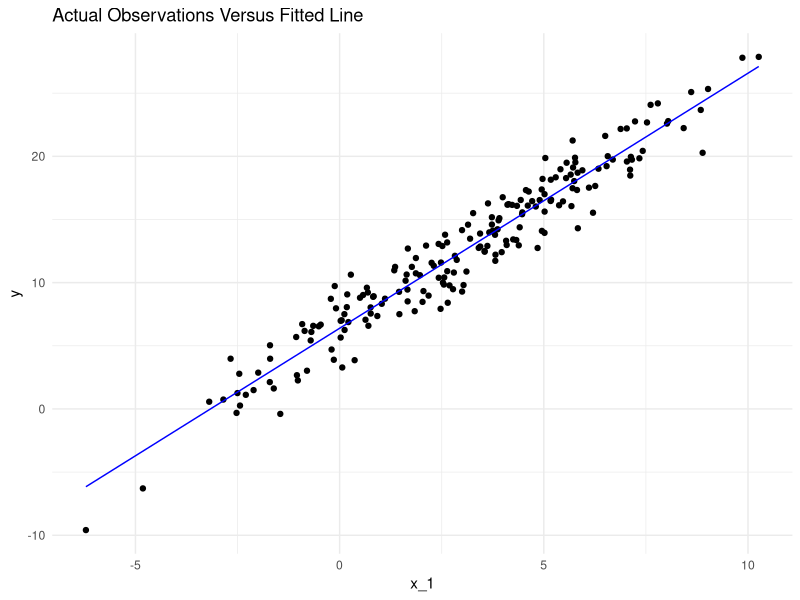

Here is the R script that generated this plot:
BackSolving <- function(B, b){ # Inputs: pxp matrix B and p-length vector b
  p <- length(b) # Number of unknown parameters
  if(p==1){
    x <- b/B # If there is just one equation, the answer is trivial
    x
  }
  else{
    x <- rep(NA, p) # Create a p-length vector x
    i <- p # Start from the last element of x
    while(length(b)>=1){ # The loop will hold until b has been 
                         # reduced to a scalar
      x[i] <- b[i]/as.matrix(B)[i,i] # as.matrix is needed since, 
                                     # when B is reduced to a 1x1 matrix,
                                     # R automatically transforms it into
                                     # a scalar, in which case indicating
                                     # two dimensions does not work
      if(length(b)>1){ # b and B will keep being reduced until
                       # they both include just one value
        b <- b[1:(i-1)]-B[1:(i-1),i]*x[i]
        B <- B[1:(i-1),1:(i-1)]
        i <- i-1 # Move into the previous element of x 
      }
      else{break} # Breaking the loop is needed at the end of the process
    }
    x
  }
}

GramSchmidt <- function(A){ # Input: nxp matrix A
  U <- A # This new matrix will be transformed along the function
         # and used to store the vectors u presented in the README 
         # file and used throughout the algorithm
  n <- dim(A)[1] # Number of rows of A
  p <- dim(A)[2] # Number of columns of A
  Q <- matrix(NA, n, p) # Create NA matrix Q
  R <- matrix(0, p, p) # Create zero matrix R
  for(k in 1:p){ # This loop covers every column of Q and R sequentially
    Q[,k] <- U[,k]/sqrt(sum((U[,k])^2)) # n-length vector for column k in Q
    R[k,k] <- sum(A[,k]*Q[,k]) # kth element of R's leading diagonal
    if(k<p){ # If the number of the column is different from p, the right-hand
             # side elements of the diagonal must be filled for R
      for(i in (k+1):p){ # Loop over every element at the right hand
                         # of the diagonal
        R[k,i] <- sum(A[,i]*Q[,k])
      }
      U[,k+1] <- A[,k+1]-(sum(A[,k+1]*Q[,1]))*Q[,1] 
      if((k+1)>2){
        for(h in 2:k){
          U[,k+1] <- U[,k+1]-(sum(A[,k+1]*Q[,h]))*Q[,h]
        }
      } # Lines 46-51 build the u vector needed in the next iteration
    }
  }
  list(A = A, Q = Q, R = R, QR = Q%*%R) # This list displays the matrix A, Q, R,
                                        # and the product of the last two
}

OLSByQRDec <- function(X,y){ # Inputs: nxp matrix X and n-length vector y
  R <- GramSchmidt(X)$R # Invoke R matrix for X using 'GramSchmidt' function
  Qtrans <- t(GramSchmidt(X)$Q) # Invoke Q matrix for X and transpose it
  Qtransy <- Qtrans%*%y # Matrix-multiply transposed-Q and y
  BackSolving(R,Qtransy) # Use back substitution to get the coefficient values
}


## Example ##

#install.packages("tidyverse") # Install the 'tidyverse' package collection
                               # in case you have not done so before

library(tidyverse) # Load 'tidyverse' 

#set.seed(45) # This randomization seed leads to the same
              # output than the one observed in the README file

data.frame(x_1 = rnorm(200,3,3), 
           x_2 = rnorm(200,3,3)) %>% 
  mutate(y = 5 + 2*x_1 + 0.5*x_2 + rnorm(length(x_1),0,1)) -> data 
# Create a simulated dataset in which y is a linear combination of the 
# randomly-selected independent variables plus a ~N(0,1) error term

X <- matrix(c(rep(1,dim(data)[1]), data$x_1, data$x_2),
            dim(data)[1],
            dim(data)[2]) # Create a matrix in which each column vector 
                          # corresponds with each of the explanatory variables
                          # plus a vector of 1s (notice y has an intercept)

y <- data$y # Vector containing the values for the dependent variable

OLSByQRDec(X,y) # After applying 'OLSByQRDec' on both matrices,
                # observe the result is almost identical to the
                # data generating process

# Save the coefficient values to plot the estimated equation in the next step
beta_0 <- OLSByQRDec(X,y)[1]
beta_1 <- OLSByQRDec(X,y)[2]
beta_2 <- OLSByQRDec(X,y)[3]

ggplot() +
  geom_point(data = data,
             mapping = aes(y = y, x = x_1)) + # Scatter plot for the
                                              # observed values
  geom_function(fun = function(x_1) beta_0 + beta_1*x_1 + beta_2*mean(data$x_2),
                color = 'blue') + # Estimated line. The value for x_2 is fixed
                                  # to its mean for every x_1 since x_1 and x_2
                                  # are uncorrelated by construction
  theme_minimal() +
  labs(title = "Actual Observations Versus Fitted Line")
